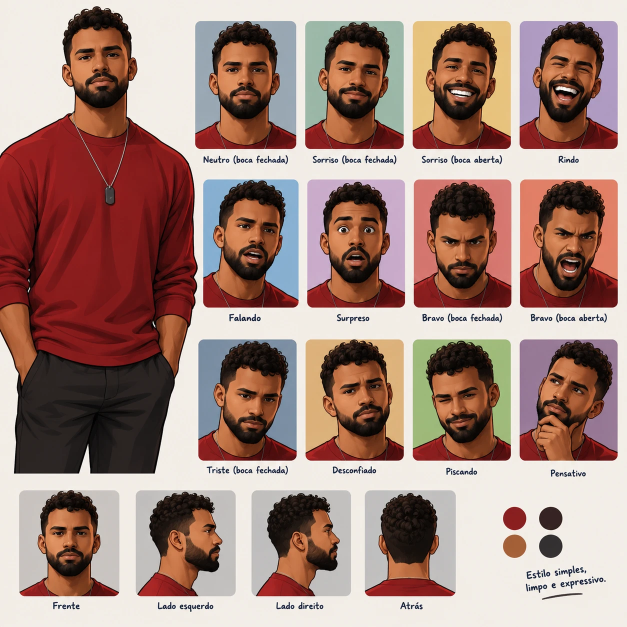
#> input picture .claude/skills/reels-jesse/personagem/folha-expressoes.webp, 1254 x 1254 px (shown at 1/2 size)
$ python gesto.py
#> lines starting #> are read from the running program, lines starting #| are printed output that depends on the picture; after the words box and inside, x2 and y2 are one past the last pixel; in counts of white or black regions, pixels touching at a corner belong together
### .claude/skills/reels-jesse/personagem/compor.py
# Monta o Jessé desenhado: o corpo da folha + a cabeça de cada expressão, encaixada pela gola.
# Uso: python3 compor.py [nomes...]  ->  final/jesse-<nome>.webp (836 x 1400 = 2x de 418 x 700, fundo transparente,
# espelhado para o braço cortado da folha ficar na borda direita, que é esticada 30 px para o giro da fala não mostrar o corte)
# As caras boas: sorriso desconfiado surpreso sorriso_aberto rindo falando piscando neutro.
# Bravo, bravo_aberto, triste e pensativo têm a cabeça inclinada ou a mão no queixo e saem com emendas.
from PIL import Image, ImageDraw, ImageFilter
import numpy as np, sys, json

F = 2                                  # trabalha em 2x
FOLHA = Image.open('folha-expressoes.webp').convert('RGB')
#> FOLHA is the input picture: PIL image 1254x1254 RGB; mean R, G, B 163.9, 133, 123.7
TILES = {'neutro':(390,41,593,300),'sorriso':(610,41,808,300),'sorriso_aberto':(825,41,1022,300),'rindo':(1039,41,1236,300),
         'falando':(406,358,598,616),'surpreso':(614,358,810,616),'bravo':(827,358,1023,616),'bravo_aberto':(1039,358,1236,616),
         'triste':(396,678,594,923),'desconfiado':(611,678,808,923),'piscando':(825,678,1022,923),'pensativo':(1039,678,1236,923)}
S, TX, TY = 1.06, 96.6, 12.1           # neutro -> corpo (1x)
Y_OMBRO, X0, X1 = 196, 46, 152         # no neutro: acima do ombro tudo é cabeça; abaixo, só a faixa do pescoço
CONTORNO = np.array([18, 12, 10], float)

def up(im): return im.resize((im.width * F, im.height * F), Image.LANCZOS)
def filtro(m, f): return np.array(Image.fromarray((m * 255).astype(np.uint8)).filter(f)) > 127

def fundo(im, sementes, thresh):
    m = im.copy()
    for s in sementes:
        if m.getpixel(s) != (255, 0, 255):
            ImageDraw.floodfill(m, s, (255, 0, 255), thresh=thresh)
    a = np.array(m)
    return (a[..., 0] == 255) & (a[..., 1] == 0) & (a[..., 2] == 255)

def alfa_borda(a, bg, cor_bg):
    # perto do fundo, o pixel é mistura do contorno escuro com o fundo: separa os dois
    c = a.astype(float); v = CONTORNO - cor_bg
    t = ((c - cor_bg) @ v) / (v @ v)
    faixa = ~bg & filtro(bg, ImageFilter.MaxFilter(7))
    alfa = np.where(faixa, np.clip(t * 1.15, 0, 1), (~bg).astype(float))
    limpa = np.where(faixa[..., None] & (alfa[..., None] > 0.02),
                     np.clip((c - (1 - alfa[..., None]) * cor_bg) / np.maximum(alfa[..., None], 0.02), 0, 255), c)
    return alfa, limpa

def vermelho(a):
    a = a.astype(int); g, b = a[..., 1], a[..., 2]
    r = (g < 42) & (a[..., 0] > 70) & (a[..., 0] - g > 50) & (b >= g * 0.75 - 3)
    # só conta como camisa se continuar vermelho logo abaixo
    c = np.cumsum(np.vstack([np.zeros((1, r.shape[1]), int), r.astype(int)]), 0)
    k = 8
    seguido = np.zeros_like(r)
    seguido[:-k] = (c[k:-1] - c[:-k - 1]) == k
    return r, seguido

def registrar(t, ref):
    ga = np.array(t.convert('L')).astype(float); gb = np.array(ref.convert('L')).astype(float)
    y0, y1, x0, x1 = 196, 244, 25, 175
    melhor = None
    for dy in range(-22, 23):
        for dx in range(-22, 23):
            ya, yb = y0 + dy, y1 + dy; xa, xb = x0 + dx, x1 + dx
            if ya < 0 or yb > ga.shape[0] or xa < 0 or xb > ga.shape[1]: continue
            e = np.abs(ga[ya:yb, xa:xb] - gb[y0:y1, x0:x1]).mean()
            if melhor is None or e < melhor[0]: melhor = (e, dx, dy)
    return melhor

def cabeca(nome, d):
    t = FOLHA.crop(TILES[nome]); W, H = t.size
    tu = up(t); a = np.array(tu)
    cor_bg = a[20:40, 20:40].reshape(-1, 3).mean(0)
    bg = fundo(tu, [(0, 0), (W * F - 1, 0), (24, 24), (W * F - 25, 24), (8, 200), (W * F - 9, 200), (8, 300), (W * F - 9, 300), (0, H * F - 1), (W * F - 1, H * F - 1)], 38)
    # bolsões do fundo presos entre os cachos
    bg |= (np.abs(a.astype(float) - cor_bg).sum(2) < 30) & (np.mgrid[0:H * F, 0:W * F][0] < 110 * F)
    alfa, limpa = alfa_borda(a, bg, cor_bg)
    red, seguido = vermelho(a)
    hh, ww = bg.shape
    yy, xx = np.mgrid[0:hh, 0:ww]
    dx, dy = d
    xn = xx / F - dx; yn = yy / F - dy
    primeiro = np.full(ww, hh)
    for x in range(ww):
        col = np.where(seguido[:, x] & (yy[:, x] / F > 170 + dy))[0]
        if len(col): primeiro[x] = col[0]
    # a corrente cruza a gola: mediana dos vizinhos
    primeiro = np.array([np.median(primeiro[max(0, x - 8):x + 9]) for x in range(ww)])
    perto = filtro(red, ImageFilter.MaxFilter(9)) & (yn > Y_OMBRO - 20)
    fora = (xn < X0) | (xn > X1)
    borda = (xx >= 3 * F) & (xx < ww - 3 * F) & (yy >= 2 * F) & (yy < hh - 4 * F)
    corte = borda & ~(fora & perto) & ((yn < Y_OMBRO) | (~fora & (yy < primeiro[None, :])))
    corte = np.array(Image.fromarray((corte * 255).astype(np.uint8)).filter(ImageFilter.GaussianBlur(0.7))) / 255
    out = np.dstack([limpa, np.clip(alfa * corte, 0, 1) * 255]).astype(np.uint8)
    rgba = Image.fromarray(out, 'RGBA')
    novo = rgba.resize((round(rgba.width * S), round(rgba.height * S)), Image.LANCZOS)
    return novo, (round(F * (TX - dx * S)), round(F * (TY - dy * S)))

def corpo():
    b = FOLHA.crop((0, 0, 388, 950)); bu = up(b); a = np.array(bu)
    cor_bg = np.array([243, 237, 233], float)
    bg = fundo(bu, [(bu.width - 1, 0), (bu.width - 1, 1000), (bu.width - 1, 1890), (300, 0), (700, 0), (10, 10), (10, 1800)], 34)
    alfa, limpa = alfa_borda(a, bg, cor_bg)
    alfa[: int(216 * F), :] = 0        # tira a cabeça original
    return Image.fromarray(np.dstack([limpa, alfa * 255]).astype(np.uint8), 'RGBA')

# [15 lines that do not run on import are left out]

### .claude/skills/reels-jesse/personagem/gesto.py
# O gesto "mão no queixo": separa o antebraço do corpo para ele girar no cotovelo e subir até o queixo.
# Saída em final/ (mesma tela 836 x 1400 das caras, já espelhada e com a borda direita esticada):
#   gesto-base.webp       corpo sem cabeça e sem antebraço (lugar do braço preenchido, cotovelo arredondado)
#   gesto-antebraco.webp  só o antebraço, na posição de descanso (gira em PIVO)
#   gesto-cara-<nome>.webp só a cabeça (pensativo traz a mão no queixo)
from PIL import Image, ImageDraw, ImageFilter
import numpy as np, json
from compor import FOLHA, TILES, S, TX, TY, F, corpo, cabeca, registrar

W1 = 388                                    # largura do corpo em 1x (antes de espelhar)
PIVO = (352, 470)                           # cotovelo, em coordenadas do corpo sem espelhar (1x)
# contorno do antebraço (por dentro segue a linha do braço; por fora o recorte do fundo resolve)
BRACO = [(316, 470), (311, 500), (308, 540), (308, 600), (311, 640), (318, 680), (326, 710), (338, 745), (348, 757),
         (398, 757), (398, 470)]

def poligono(pts, tam):
    m = Image.new('L', tam, 0); ImageDraw.Draw(m).polygon([(x * F, y * F) for x, y in pts], fill=255)
    return np.array(m) > 127

def finalizar(im, espelhar=True, alt=1400):
    im = im.crop((0, 0, W1 * F, alt))
    if espelhar: im = im.transpose(Image.FLIP_LEFT_RIGHT)
    a = np.pad(np.array(im), ((0, 0), (0, 60), (0, 0)), mode='edge')
    return Image.fromarray(a, 'RGBA')

def main():
    base = corpo()                               # 2x, sem a cabeça
#> in fundo, `return (a[..., 0] == 255) & (a[..., 1] == 0) & (a[..., 2] == 255)`:
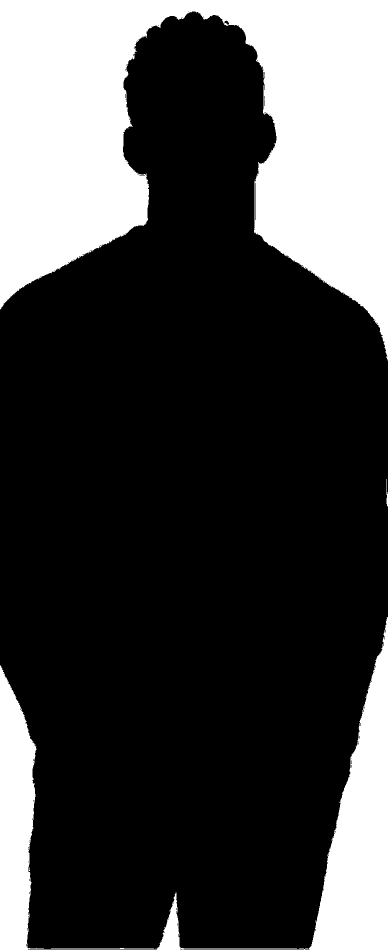
#> returned value: shape (1900, 776) bool (shown at 1/2 size); 26.2% white; 3 white regions, box (x1, y1, x2, y2) and area: (0, 0, 776, 721) 297116, (0, 1234, 776, 1900) 89545, (773, 958, 776, 1013) 97
#> in filtro, `def filtro(m, f): return np.array(Image.fromarray((m * 255).astype(np...`: returned value: shape (1900, 776) bool; 27.3% white; 3 white regions, box (x1, y1, x2, y2) and area: (0, 0, 776, 724) 305097, (0, 1231, 776, 1900) 97782, (770, 955, 776, 1016) 360
#> in alfa_borda, `faixa = ~bg & filtro(bg, ImageFilter.MaxFilter(7))`: faixa: shape (1900, 776) bool; 1.1% white; 144 white regions (137 under 20 px), largest, box (x1, y1, x2, y2) and area: (0, 24, 776, 724) 7664, (0, 1231, 776, 1898) 7565, (770, 955, 776, 1016) 263
#> in corpo, `alfa[: int(216 * F), :] = 0`: alfa: shape (1900, 776) float64; min 0, max 1, mean 0.666
    a = np.array(base).copy()
    H, W = a.shape[:2]
    braco = poligono(BRACO, (W, H)) & (a[..., 3] > 0)
    # 1) o antebraço sozinho
    ante = np.zeros_like(a); ante[braco] = a[braco]
    # 2) a base: tira o antebraço e preenche com o lado do tronco
    yy, xx = np.mgrid[0:H, 0:W]
    borda = (318 + (yy / F - 470) * 8 / 230) * F          # linha do tronco atrás do braço (1x: 318 -> 326)
    tirar = braco.copy()
    b = a.copy(); b[tirar] = 0
    fonte = np.roll(a, 40 * F, axis=1)                      # textura da camisa 40 px à esquerda
    camisa = tirar & (xx < borda - 2 * F)
    b[camisa] = fonte[camisa]; b[camisa, 3] = 255
    linha = tirar & (xx >= borda - 2 * F) & (xx < borda + 1.5 * F)
    b[linha] = [20, 12, 10, 255]
    # cotovelo arredondado: o braço de cima termina num meio círculo com contorno
    cx, cy, rx, ry = PIVO[0] * F, PIVO[1] * F, 40 * F, 30 * F
    dentro = (((xx - cx) / rx) ** 2 + ((yy - cy) / ry) ** 2 <= 1) & (yy >= cy) & braco
    b[dentro] = a[dentro]
    anel = (((xx - cx) / (rx + 2.5 * F)) ** 2 + ((yy - cy) / (ry + 2.5 * F)) ** 2 <= 1) & ~dentro & (yy >= cy) & braco & (xx > borda)
    b[anel] = [20, 12, 10, 255]
    Image.fromarray(b, 'RGBA').filter(ImageFilter.SMOOTH_MORE)
    finalizar(Image.fromarray(b, 'RGBA')).save('final/gesto-base.webp', quality=90, method=6)
    fade = np.clip((730 * F - yy) / (18 * F), 0, 1)
    ante[..., 3] = (ante[..., 3] * fade).astype(np.uint8)
    finalizar(Image.fromarray(ante, 'RGBA'), alt=1560).save('final/gesto-antebraco.webp', quality=90, method=6)
    # 3) as cabeças sozinhas
    ref = FOLHA.crop(TILES['neutro'])
    for nome in ['desconfiado', 'surpreso', 'pensativo']:
        e, dx, dy = registrar(FOLHA.crop(TILES[nome]), ref)
        cab, (px, py) = cabeca(nome, (dx, dy))
        tela = Image.new('RGBA', (W, H), (0, 0, 0, 0))
        if nome == 'pensativo':
            # sem espelhar, para a mão cair no braço inteiro; corta o pedaço de antebraço do quadrinho
            c = np.array(cab); hh = c.shape[0]
            corte = Image.new('L', (c.shape[1], c.shape[0]), 0)
            ImageDraw.Draw(corte).polygon([(x * F * S, y * F * S) for x, y in [(40, 224), (106, 219), (113, 247), (36, 247)]], fill=255)
            c[np.array(corte) > 127, 3] = 0
            cab = Image.fromarray(c, 'RGBA')
            pxf = round(F * ((W1 - 201) - 98.5 * S - dx * S))
            tela.alpha_composite(cab, (pxf, py))
            tela = tela.transpose(Image.FLIP_LEFT_RIGHT)   # desfaz o espelho do finalizar
        else:
            tela.alpha_composite(cab, (px, py))
        finalizar(tela).save(f'final/gesto-cara-{nome}.webp', quality=90, method=6)
    # a mão do pensativo sozinha, no lugar final (coordenadas finais), para andar com o antebraço
    e, dx, dy = registrar(FOLHA.crop(TILES['pensativo']), ref)
    tile = np.array(FOLHA.crop(TILES['pensativo']).resize((197 * F, 245 * F), Image.LANCZOS).convert('RGBA'))
    MAO = [(40, 155), (50, 143), (62, 136), (75, 135), (88, 142), (98, 160), (101, 180), (103, 205), (104, 230),
           (60, 238), (50, 229), (38, 219), (29, 204), (28, 188), (32, 172)]
    m = Image.new('L', (197 * F, 245 * F), 0); ImageDraw.Draw(m).polygon([(x * F, y * F) for x, y in MAO], fill=255)
    m = np.array(m.filter(ImageFilter.GaussianBlur(1.2 * F))).astype(float)
    # fora da mão: o fundo do quadrinho e a barba (escura, em cima dos dedos)
    rgb = tile[..., :3].astype(float); cor_bg = rgb[20:40, 20:40].reshape(-1, 3).mean(0)
    lum = rgb @ [0.3, 0.59, 0.11]
    yy_t = np.mgrid[0:tile.shape[0], 0:tile.shape[1]][0] / F
    fora = (np.abs(rgb - cor_bg).sum(2) < 60) | ((lum < 70) & (yy_t < 172))
    fora = np.array(Image.fromarray((fora * 255).astype(np.uint8)).filter(ImageFilter.MaxFilter(3)).filter(ImageFilter.GaussianBlur(0.8))) / 255
    tile[..., 3] = (m * (1 - fora)).astype(np.uint8)
    mao_img = Image.fromarray(tile, 'RGBA'); mao_img = mao_img.resize((round(mao_img.width * S), round(mao_img.height * S)), Image.LANCZOS)
    ox = (W1 - 201) - 98.5 * S - dx * S; oy = TY - dy * S          # canto do quadrinho em coordenadas finais (1x)
    tela = Image.new('RGBA', (W, 1560), (0, 0, 0, 0)); tela.alpha_composite(mao_img, (round(ox * F), round(oy * F)))
    tela = tela.transpose(Image.FLIP_LEFT_RIGHT)
    finalizar(tela, alt=1560).save('final/gesto-mao.webp', quality=90, method=6)
    mao = (ox + S * 80, oy + S * 222)                                  # onde o pulso some, por baixo da mão
    pivo_f = (W1 - PIVO[0], PIVO[1])
    fim_rep = (W1 - 343, 725)
    v0 = np.subtract(fim_rep, pivo_f); v1 = np.subtract(mao, pivo_f)
    ang = np.degrees(np.arctan2(v1[1], v1[0]) - np.arctan2(v0[1], v0[0]))
    if ang > 180: ang -= 360
    if ang < -180: ang += 360
    print(json.dumps({'pivo': pivo_f, 'mao': [round(m, 1) for m in mao], 'giro': round(float(ang), 1),
                      'escala': round(float(np.hypot(*v1) / np.hypot(*v0)), 3)}))

if __name__ == '__main__':
    main()
#> in poligono, `m = Image.new('L', tam, 0)`: m: PIL image 776x1900 L; every value is 0
#> in poligono, `ImageDraw.Draw(m).polygon([(x * F, y * F) for x, y in pts], fill=255)`: m: PIL image 776x1900 L; 5.6% white; 1 white region, box (x1, y1, x2, y2) and area: (616, 940, 776, 1515) 83042
#> in main, `braco = poligono(BRACO, (W, H)) & (a[..., 3] > 0)`: braco: shape (1900, 776) bool; 4.9% white; 13 white regions (12 under 20 px), largest, box (x1, y1, x2, y2) and area: (616, 940, 776, 1515) 72447
#> in main, `b[tirar] = 0`: b: shape (1900, 776, 4); mean R, G, B, A 131.4, 85.9, 81.1, 157.3
#> in main, `camisa = tirar & (xx < borda - 2 * F)`: camisa: shape (1900, 776) bool; 0.55% white; 1 white region, box (x1, y1, x2, y2) and area: (616, 941, 649, 1407) 8076
#> in main, `b[camisa] = fonte[camisa]`: b: shape (1900, 776, 4); mean R, G, B, A 132, 86, 81.2, 158.7
#> in main, `linha = tirar & (xx >= borda - 2 * F) & (xx < borda + 1.5 * F)`: linha: shape (1900, 776) bool; 0.23% white; 1 white region, box (x1, y1, x2, y2) and area: (632, 940, 657, 1434) 3376
#> in main, `b[linha] = [20, 12, 10, 255]`: b: shape (1900, 776, 4); mean R, G, B, A 132, 86, 81.2, 159.3
#> in main, `dentro = (((xx - cx) / rx) ** 2 + ((yy - cy) / ry) ** 2 <= 1) & (yy >=..`: dentro: shape (1900, 776) bool; 0.5% white; 1 white region, box (x1, y1, x2, y2) and area: (629, 940, 776, 1001) 7346
#> in main, `b[dentro] = a[dentro]`: b: shape (1900, 776, 4); mean R, G, B, A 132.4, 86.1, 81.3, 160.5
#> in main, `anel = (((xx - cx) / (rx + 2.5 * F)) ** 2 + ((yy - cy) / (ry + 2.5 * F..`: anel: shape (1900, 776) bool; 0.05% white; 2 white regions (1 under 20 px), largest, box (x1, y1, x2, y2) and area: (638, 972, 773, 1006) 746
#> in main, `b[anel] = [20, 12, 10, 255]`:
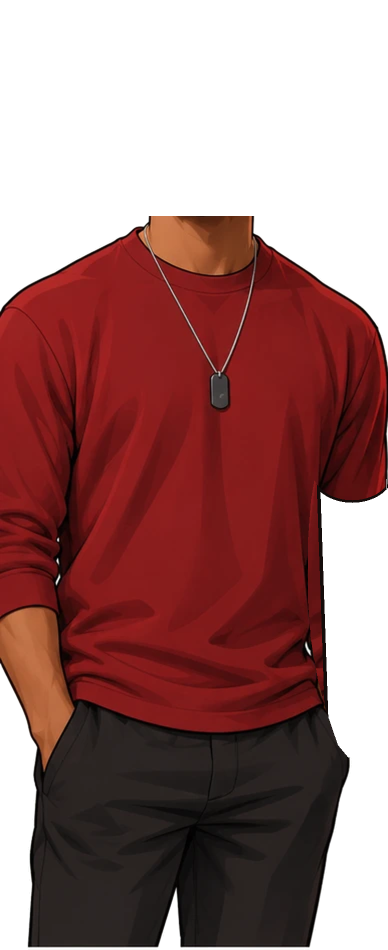
#> b: shape (1900, 776, 4) (shown at 1/2 size); mean R, G, B, A 132.5, 86.1, 81.3, 160.6; transparent parts drawn white
#> in main, `ante[..., 3] = (ante[..., 3] * fade).astype(np.uint8)`:
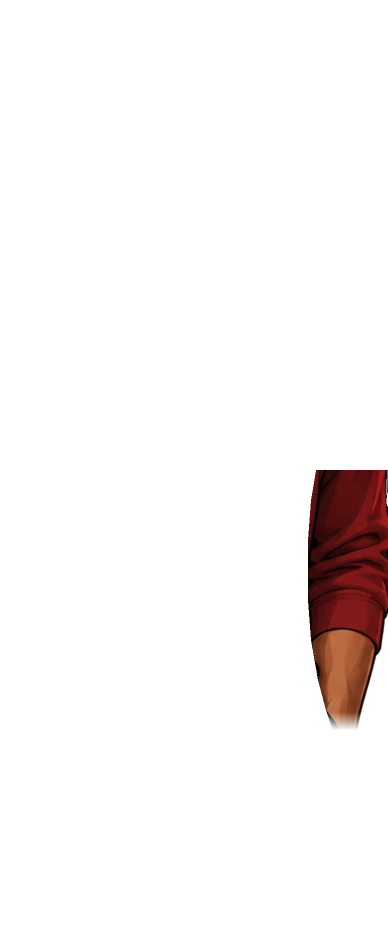
#> ante: shape (1900, 776, 4) (shown at 1/2 size); mean R, G, B, A 4.9, 1.6, 1.2, 12; transparent parts drawn white
#> the loop in main, `for nome in ['desconfiado', 'surpreso', 'pensativo']:` made 3 passes
#> (e, cor_bg in cabeca, px, py, pxf) on pass 3: (23.09, [149.9, 120.6, 148.9], 221, 41, 193)
#> (e, cor_bg in cabeca, px, py) on passes 1 to 2: (13.75, [220.2, 177.8, 123.6], 166, 37), (14.66, [201.5, 172.6, 202.8], 200, 26)
#> pass 1, in registrar, `gb = np.array(ref.convert('L')).astype(float)`:
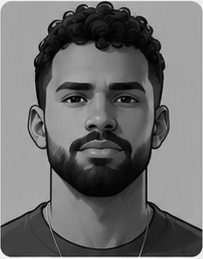
#> gb: shape (259, 203) float64; min 0, max 254, mean 109.7
#> pass 1, in cabeca, `tu = up(t)`:
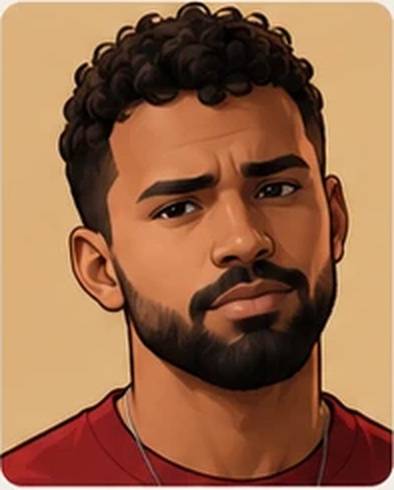
#> tu: PIL image 394x490 RGB; mean R, G, B 151.4, 103.8, 71.4
#> after the loop in main, `for nome in ['desconfiado', 'surpreso', 'pensativo']:`: corte: PIL image 418x519 L; 3.5% white; 1 white region, box (x1, y1, x2, y2) and area: (77, 464, 239, 519) 7524
#> in registrar (call 4), `ga = np.array(t.convert('L')).astype(float)`:
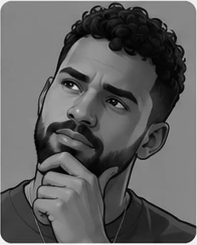
#> ga: shape (245, 197) float64; min 0, max 255, mean 95.9
#> after the loop in registrar (call 4), `for dy in range(-22, 23):`: melhor = (23.09, -13, -8)
#> in main, `m = Image.new('L', (197 * F, 245 * F), 0)`: m: PIL image 394x490 L; every value is 0
#> in main, `ImageDraw.Draw(m).polygon([(x * F, y * F) for x, y in MAO], fill=255)`:
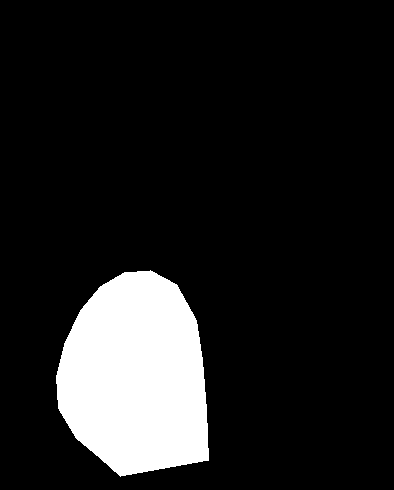
#> m: PIL image 394x490 L; 12.6% white; 1 white region, box (x1, y1, x2, y2) and area: (56, 270, 209, 477) 24363
#> in main, `cor_bg = rgb[20:40, 20:40].reshape(-1, 3).mean(0)`: cor_bg = [149.9, 120.6, 148.9]
#> in main, `ox = W1 - 201 - 98.5 * S - dx * S`: ox = 96.37
#> in main, `oy = TY - dy * S`: oy = 20.58
#> in main, `mao = (ox + S * 80, oy + S * 222)`: mao = (181.2, 255.9)
#> in main, `v1 = np.subtract(mao, pivo_f)`: v1 = [145.2, -214.1]
#> in main, `ang = np.degrees(np.arctan2(v1[1], v1[0]) - np.arctan2(v0[1], v0[0]))`: ang = -143.8
#| {"pivo": [36, 470], "mao": [181.2, 255.9], "giro": -143.8, "escala": 1.014}
